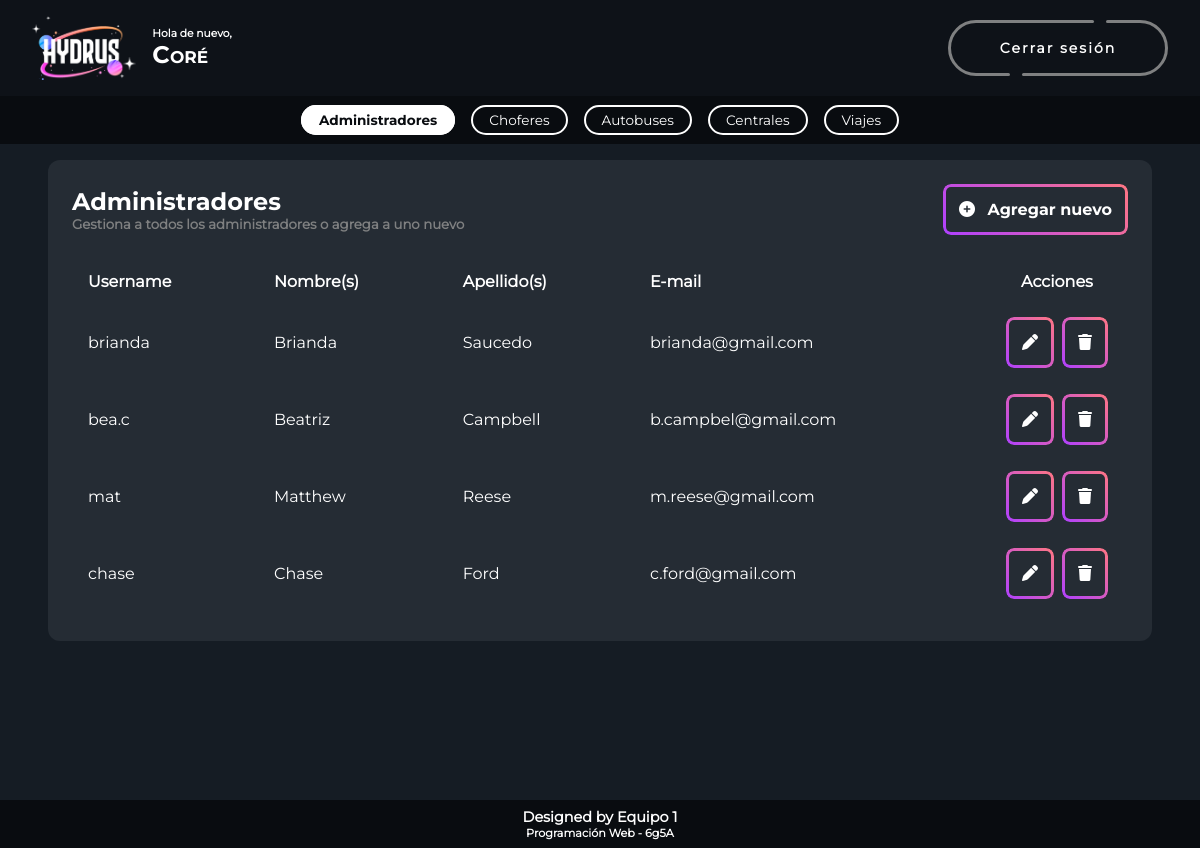
The app's page /menuAdmin.php (signed in) with its own data.
### tables this page shows
CREATE TABLE `administrador` (
  `idadmin` int(11) NOT NULL,
  `username` varchar(25) NOT NULL,
  `nombre` varchar(30) NOT NULL,
  `apellido` varchar(50) NOT NULL,
  `email` varchar(50) NOT NULL,
  `telefono` varchar(10) NOT NULL,
  `fechan` date NOT NULL,
  `password` varchar(25) NOT NULL,
  `super` varchar(1) NOT NULL COMMENT '1 - Super\r\n0 - Regular',
  `sexo` varchar(1) NOT NULL COMMENT 'M - Masculino\r\nF - Femenino'
);

### db/Admin.php (called while the page is built, shortened)
<?php
include_once("Conexion.php");
include_once("Persona.php");
class Admin extends Persona
{
    private $user = "";
    function getUser()
    {
        return $this->user;
    }
    function getAllAdmin()
    {
        $conexion = new ConexionDB();
        $j = 0;
        $lista = false;
        $query = "SELECT *
                    FROM administrador
                    ORDER BY idadmin";
        $result = $conexion->ejecutarSelect($query);
        if ($result) {
            $lista = array();
            foreach ($result as $row) {
                $entidad = new Admin();
                $entidad->id = $row[0];
                $entidad->user = $row[1];
                $entidad->nombre = $row[2];
                $entidad->apellido = $row[3];
                $entidad->email = $row[4];
                $entidad->telefono = $row[5];
                $entidad->fechaN = DateTime::createFromFormat('Y-m-d', $row[6]);
                $entidad->password = $row[7];
                $entidad->super = $row[8];
                $entidad->sexo = $row[9];
                $lista[$j] = $entidad;
                $j = $j + 1;
            }
        } else {
            $lista = false;
        }
        return $lista;
    }
}

### db/Conexion.php (called while the page is built, shortened)
<?php
class ConexionDB
{
    private $conn = null;
    public function openConnection()
    {
        try {
            $this->conn = new PDO("mysql:host=localhost;dbname=hydrus", "root", "",  array(PDO::MYSQL_ATTR_INIT_COMMAND => "SET NAMES 'UTF8'"));
        } catch (Exception $e) {
            throw $e;
        }
    }
    public function closeConnection()
    {
        try {
            if ($this->conn != null) {
                $this->conn = null;
            }
        } catch (Exception $e) {
            throw $e;
        }
    }
    public function ejecutarSelect($query)
    {
        try {
            $rows = null;
            $result = null;
            $i = 0;
            $j = 0;
            try {
                $result = $this->conn->query($query);
            } catch (Exception $e) {
                throw $e;
            }
            if ($result) {
                foreach ($result as $row) {
                    foreach ($row as $llave => $column) {
                        if (is_string($llave)) {
                            $rows[$i][$j] = $column;
                            $j++;
                        }
                    }
                    $j = 0;
                    $i++;
                }
            }
            return $rows;
        } catch (Exception $e) {
            $this->closeConnection();
            throw $e;
        }
    }
}

### db/User.php (called while the page is built, shortened)
<?php
include_once("Conexion.php");
include_once("Admin.php");
class User
{
    private $admin;
    public function getAdmin()
    {
        return $this->admin;
    }
}

### db/Persona.php (called while the page is built, shortened)
<?php
class Persona {
    protected $id = "";
    protected $nombre = "";
    protected $apellido = "";
    protected $email = "";
    function getId() {
        return $this->id;
    }
    function getNombre() {
        return $this->nombre;
    }
    function getApellido() {
        return $this->apellido;
    }
    function getEmail() {
        return $this->email;
    }
}
?>

### menuAdmin.php (the view, shortened to what this page needs)
<?php
include_once("db\User.php");
include_once("db\Admin.php");
include_once("header.php");
$pasa = true;
$admins = null;
$admin = new Admin();
$usuario = $_SESSION["usuario"];
try {
    $admins = $admin->getAllAdmin();
} catch (Exception $e) {
    error_log($e->getFile() . " " . $e->getLine() . " " . $e->getMessage(), 0);
    $pasa = false;
}
if ($pasa) {
?>
    <section>
        <article>
            <form action="controlAdmin.php" method="post">
                <div class="menu_header">
                    <div>
                        <h1>Administradores</h1>
                        <h5>Gestiona a todos los administradores o agrega a uno nuevo</h5>
                    </div>
                    <div>
                        <button class="btn_action" onClick="clave.value='-1';operacion.value='a'">
                            <i class="fa-solid fa-circle-plus" style="margin-right: 0.5rem;"></i>
                            Agregar nuevo
                        </button>
                    </div>
                </div>
                <br>
                <?php
                if ($admins != null) {
                    if (count($admins) == 1) {
                ?>
                        <h4>Aún no hay administradores</h4>
                    <?php
                    } else {
                    ?>
                        <table class="table_content">
                            <thead>
                                <tr>
                                    <th>Username</th>
                                    <th>Nombre(s)</th>
                                    <th>Apellido(s)</th>
                                    <th>E-mail</th>
                                    <th>Acciones</th>
                                </tr>
                            </thead>
                            <tbody>
                                <?php
                                foreach ($admins as $admin) {
                                    if ($usuario->getAdmin()->getId() != $admin->getId()) {
                                ?>
                                        <tr style="overflow:hidden;">
                                            <td class="llave" style="border-top-left-radius: 8px; border-bottom-left-radius: 8px;"><?php echo $admin->getUser(); ?></td>
                                            <td><?php echo $admin->getNombre(); ?></td>
                                            <td><?php echo $admin->getApellido(); ?></td>
                                            <td><?php echo $admin->getEmail(); ?></td>
                                            <td style="border-radius: 0 8px 8px 0%;">
                                                <table style="border-collapse: collapse; border-spacing: 0;">
                                                    <tr>
                                                        <td style="padding: 0 4px;"><button class="btn_action" type="submit" name="btnEditar" onClick="clave.value=<?php echo $admin->getId(); ?>; operacion.value='m'">
                                                                <i class="fa-solid fa-pen"></i>
                                                            </button>
                                                        </td>
                                                        <td style="padding: 0 4px;"><button class="btn_action" type="submit" name="btnBorrar" onClick="clave.value=<?php echo $admin->getId(); ?>; operacion.value='b'">
                                                                <i class="fa-solid fa-trash"></i>
                                                            </button></td>
                                                    </tr>
                                                </table>
                                            </td>
                                        </tr>
                                <?php
                                    }
                                }
                                ?>
                            </tbody>
                        </table>
                    <?php
                    }
                } else {
                    ?>
                    <h4>Aún no hay administradores</h4>
                <?php
                }
                ?>
            </form>
        </article>
    </section>
<?php
} else {
    header("Location: error.php?error=Error en la base de datos");
}
include_once('footer.php');
?>

### css/styles.css (style rules this page uses)
* { margin: 0; padding: 0; color: white; font-family: 'Montserrat', sans-serif; text-decoration: none; border: none; outline: none; scroll-behavior: smooth; box-sizing: border-box; }
:root { --background-color1: #151C24; --background-color2: #0E1218; --background-color3: #090C10; --background-color4: #252C34; --gray-color: #222222; --light-gray-color: #3F4143; --lighter-gray-color: #7F8081; }
h1 { font-family: 'Montserrat-Bold', sans-serif; font-size: 1.5rem; }
h5 { color: var(--lighter-gray-color); }
section { min-height: 100vh; padding: 10rem 4% 2rem; background-color: var(--background-color1); }
article { background-color: var(--background-color4); border-radius: 12px; padding: 1.5rem; }
.menu_header { display: flex; justify-content: space-between; align-items: center; }
.btn_action { position: relative; background-color: transparent; padding: 1rem; cursor: pointer; transition: all 0.3s ease; font-family: 'Montserrat-Bold', sans-serif; font-size: 1rem; }
.btn_action::before { font-size: 1rem; content: ""; position: absolute; top: 0; left: 0; right: 0; bottom: 0; border-radius: 8px; border: 3px solid transparent; background: linear-gradient(45deg, #AF40FF, #FF7683) border-box; mask: inherit; -webkit-mask: linear-gradient(#fff 0 0) padding-box, linear-gradient(#fff 0 0); -webkit-mask-composite: destination-out; mask-composite: exclude; }
.table_content { width: 100%; border-collapse: separate; border-spacing: 0 10px; transition: all 0.4s ease; }
.table_content thead tr th:last-child { width: 1%; white-space: nowrap; text-align: center; }
.table_content th { text-align: left; }
.table_content th, .table_content td { padding: 0.5rem 1rem; transition: all 0.4s ease; }

### records on screen
administrador: username "brianda", nombre "Brianda", apellido "Saucedo", email "brianda@gmail.com", $admin->getId() 4 (drawn)
administrador: username "bea.c", nombre "Beatriz", apellido "Campbell", email "b.campbel@gmail.com", $admin->getId() 5 (drawn)
administrador: username "mat", nombre "Matthew", apellido "Reese", email "m.reese@gmail.com", $admin->getId() 6 (drawn)
administrador: username "chase", nombre "Chase", apellido "Ford", email "c.ford@gmail.com", $admin->getId() 7 (drawn)

### other values on screen
$nombre "Coré"
